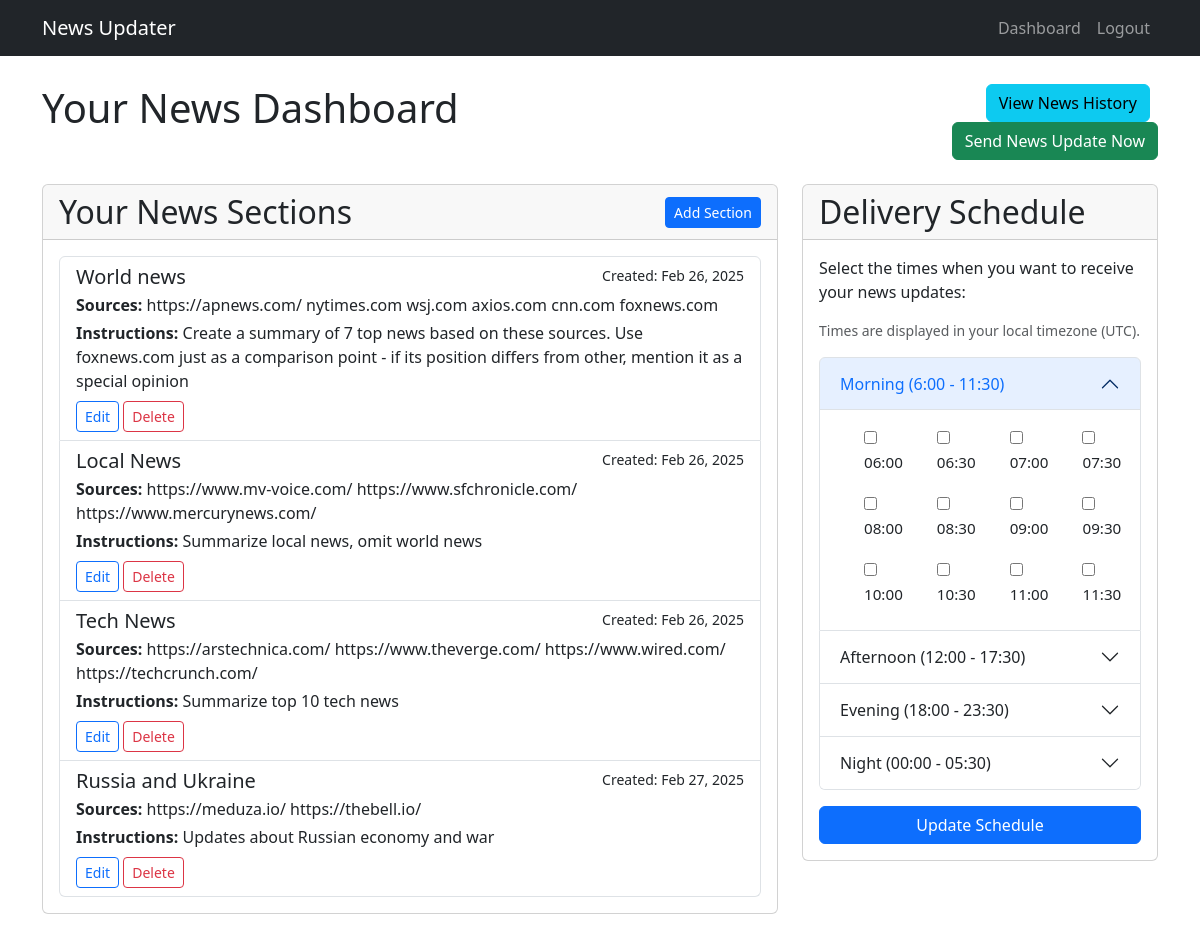
The page /dashboard/ (signed in) on the database its author committed.
### news_app/models.py (models this page shows, shortened)
class NewsSection(models.Model):
    user_profile = models.ForeignKey(UserProfile, on_delete=models.CASCADE, related_name='news_sections')
    name = models.CharField(max_length=100)
    sources = models.TextField(help_text="Enter URLs separated by commas, newlines, or spaces")
    prompt = models.TextField(help_text="Instructions for prioritizing and summarizing news")
    created_at = models.DateTimeField(auto_now_add=True)

### news_app/views.py (the view)
# urls.py: path('dashboard/', views.dashboard, name='dashboard'),
@login_required
def dashboard(request):
    user_profile = request.user.profile
    if not user_profile.email_verified:
        messages.warning(request, 'Please verify your email first.')
        return redirect('verify_email')
    news_sections = NewsSection.objects.filter(user_profile=user_profile)
    time_slots = TimeSlot.objects.filter(user_profile=user_profile)
    client_timezone = request.COOKIES.get('client_timezone')
    if not client_timezone:
        client_timezone = settings.TIME_ZONE
    selected_slots = []
    for slot in time_slots:
        utc_date = timezone.now().astimezone(timezone.utc).date()
        utc_dt = timezone.datetime.combine(utc_date, slot.time)
        utc_dt = timezone.make_aware(utc_dt, timezone.utc)
        try:
            import pytz
            client_tz = pytz.timezone(client_timezone)
            local_dt = utc_dt.astimezone(client_tz)
            selected_slots.append(local_dt.strftime('%H:%M'))
        except Exception as e:
            logger = logging.getLogger(__name__)
            logger.error(f"Error converting timezone {client_timezone}: {str(e)}")
            local_dt = timezone.localtime(utc_dt)
            selected_slots.append(local_dt.strftime('%H:%M'))
    morning_slots = [slot for slot in selected_slots if 6 <= int(slot.split(':')[0]) < 12]
    afternoon_slots = [slot for slot in selected_slots if 12 <= int(slot.split(':')[0]) < 18]
    evening_slots = [slot for slot in selected_slots if 18 <= int(slot.split(':')[0]) < 24]
    night_slots = [slot for slot in selected_slots if 0 <= int(slot.split(':')[0]) < 6]
    time_slot_form = TimeSlotForm(initial={
        'morning_slots': morning_slots,
        'afternoon_slots': afternoon_slots,
        'evening_slots': evening_slots,
        'night_slots': night_slots
    })
    return render(request, 'news_app/dashboard.html', {
        'news_sections': news_sections,
        'time_slot_form': time_slot_form,
    })

### templates/news_app/dashboard.html (shortened to what this page needs)
{% extends 'base.html' %}
{% block content %}
<div class="row mb-4">
    <div class="col-md-8">
        <h1>Your News Dashboard</h1>
    </div>
    <div class="col-md-4 text-end">
        <a href="{% url 'news_history' %}" class="btn btn-info me-2">View News History</a>
        <a href="{% url 'send_now' %}" class="btn btn-success">Send News Update Now</a>
    </div>
</div>
<div class="row">
    <div class="col-md-8">
        <div class="card mb-4">
            <div class="card-header d-flex justify-content-between align-items-center">
                <h2 class="mb-0">Your News Sections</h2>
                <a href="{% url 'add_news_section' %}" class="btn btn-primary btn-sm">Add Section</a>
            </div>
            <div class="card-body">
                {% if news_sections %}
                    <div class="list-group">
                        {% for section in news_sections %}
                            <div class="list-group-item">
                                <div class="d-flex w-100 justify-content-between">
                                    <h5 class="mb-1">{{ section.name }}</h5>
                                    <small>Created: {{ section.created_at|date:"M d, Y" }}</small>
                                </div>
                                <p class="mb-1"><strong>Sources:</strong> {{ section.sources }}</p>
                                <p class="mb-1"><strong>Instructions:</strong> {{ section.prompt }}</p>
                                <div class="mt-2">
                                    <a href="{% url 'edit_news_section' section.id %}" class="btn btn-sm btn-outline-primary">Edit</a>
                                    <a href="{% url 'delete_news_section' section.id %}" class="btn btn-sm btn-outline-danger">Delete</a>
                                </div>
                            </div>
                        {% endfor %}
                    </div>
                {% else %}
                    <div class="alert alert-info">
                        You haven't added any news sections yet. <a href="{% url 'add_news_section' %}">Add your first section</a> to get started.
                    </div>
                {% endif %}
            </div>
        </div>
    </div>
    <div class="col-md-4">
        <div class="card">
            <div class="card-header">
                <h2 class="mb-0">Delivery Schedule</h2>
            </div>
            <div class="card-body">
                <p>Select the times when you want to receive your news updates:</p>
                <p class="text-muted small" id="timezone-info">Times are displayed in your local timezone.</p>
                <form method="post" action="{% url 'update_time_slots' %}">
                    <div class="accordion mb-3" id="timeSlotAccordion">
                        <div class="accordion-item">
                            <h2 class="accordion-header" id="morningHeading">
                                <button class="accordion-button" type="button" data-bs-toggle="collapse" data-bs-target="#morningCollapse" aria-expanded="true" aria-controls="morningCollapse">
                                    {{ time_slot_form.morning_slots.label }}
                                </button>
                            </h2>
                            <div id="morningCollapse" class="accordion-collapse collapse show" aria-labelledby="morningHeading" data-bs-parent="#timeSlotAccordion">
                                <div class="accordion-body">
                                    <div class="time-slots-container">
                                        {% for choice in time_slot_form.morning_slots %}
                                            <div class="form-check">
                                                {{ choice.tag }}
                                                <label class="form-check-label" for="{{ choice.id_for_label }}">
                                                    {{ choice.choice_label }}
                                                </label>
                                            </div>
                                        {% endfor %}
                                    </div>
                                </div>
                            </div>
                        </div>
                        <div class="accordion-item">
                            <h2 class="accordion-header" id="afternoonHeading">
                                <button class="accordion-button collapsed" type="button" data-bs-toggle="collapse" data-bs-target="#afternoonCollapse" aria-expanded="false" aria-controls="afternoonCollapse">
                                    {{ time_slot_form.afternoon_slots.label }}
                                </button>
                            </h2>
                        </div>
                        <div class="accordion-item">
                            <h2 class="accordion-header" id="eveningHeading">
                                <button class="accordion-button collapsed" type="button" data-bs-toggle="collapse" data-bs-target="#eveningCollapse" aria-expanded="false" aria-controls="eveningCollapse">
                                    {{ time_slot_form.evening_slots.label }}
                                </button>
                            </h2>
                        </div>
                        <div class="accordion-item">
                            <h2 class="accordion-header" id="nightHeading">
                                <button class="accordion-button collapsed" type="button" data-bs-toggle="collapse" data-bs-target="#nightCollapse" aria-expanded="false" aria-controls="nightCollapse">
                                    {{ time_slot_form.night_slots.label }}
                                </button>
                            </h2>
                        </div>
                    </div>
                    <div class="d-grid">
                        <button type="submit" class="btn btn-primary">Update Schedule</button>
                    </div>
                </form>
            </div>
        </div>
    </div>
</div>
{% endblock %}

### templates/base.html (style rules this page uses)
body { padding-top: 60px; padding-bottom: 40px; }
.time-slots-container { display: grid; grid-template-columns: repeat(4, 1fr); gap: 10px; }
.form-check { margin-bottom: 8px; }
.form-check-label { cursor: pointer; font-size: 0.95rem; }
.accordion-button:not(.collapsed) { background-color: rgba(13, 110, 253, 0.1); color: #0d6efd; }

### rows shown on the page
NewsSection: name "World news", created_at "Feb 26, 2025", sources "https://apnews.com/ nytimes.com wsj.com axios.com cnn.com foxnews.com", prompt "Create a summary of 7 top news based on these sources. Use foxnews.com just as a comparison point - if its position differs from other, mention it as a special opinion"
NewsSection: name "Local News", created_at "Feb 26, 2025", sources "https://www.mv-voice.com/ https://www.sfchronicle.com/ https://www.mercurynews.com/", prompt "Summarize local news, omit world news"
NewsSection: name "Tech News", created_at "Feb 26, 2025", sources "https://arstechnica.com/ https://www.theverge.com/ https://www.wired.com/ https://techcrunch.com/", prompt "Summarize top 10 tech news"
NewsSection: name "Russia and Ukraine", created_at "Feb 27, 2025", sources "https://meduza.io/ https://thebell.io/", prompt "Updates about Russian economy and war"

### other values the page prints
{{ time_slot_form.morning_slots.label }} "Morning (6:00 - 11:30)"
{{ choice.choice_label }} "06:00" "06:30" "07:00" "07:30" "08:00" "08:30" "09:00" "09:30" "10:00" "10:30" "11:00" "11:30"
{{ time_slot_form.afternoon_slots.label }} "Afternoon (12:00 - 17:30)"
{{ time_slot_form.evening_slots.label }} "Evening (18:00 - 23:30)"
{{ time_slot_form.night_slots.label }} "Night (00:00 - 05:30)"
